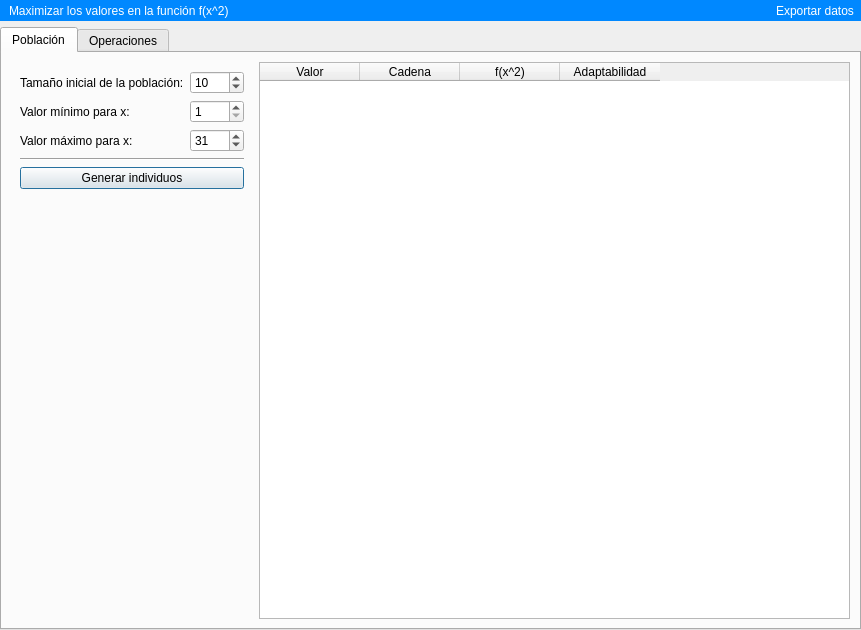
<?xml version="1.0" encoding="UTF-8"?>
<ui version="4.0">
 <class>Dialog</class>
 <widget class="QDialog" name="Dialog">
  <property name="geometry">
   <rect>
    <x>0</x>
    <y>0</y>
    <width>861</width>
    <height>630</height>
   </rect>
  </property>
  <property name="windowTitle">
   <string>Algoritmos genéticos</string>
  </property>
  <property name="styleSheet">
   <string notr="true">font: 12pt &quot;Calibri&quot;;</string>
  </property>
  <property name="modal">
   <bool>true</bool>
  </property>
  <layout class="QGridLayout" name="gridLayout_4">
   <property name="leftMargin">
    <number>0</number>
   </property>
   <property name="topMargin">
    <number>0</number>
   </property>
   <property name="rightMargin">
    <number>0</number>
   </property>
   <property name="bottomMargin">
    <number>0</number>
   </property>
   <item row="0" column="0">
    <widget class="QWidget" name="widget" native="true">
     <property name="styleSheet">
      <string notr="true">QToolButton{
	color: rgb(255, 255, 255);
}
QWidget #widget{
	color: rgb(255, 255, 255);
	background-color: rgb(0, 136, 255);
}
QLabel #as{
	
	color: rgb(255, 255, 255);
}</string>
     </property>
     <layout class="QGridLayout" name="gridLayout">
      <property name="leftMargin">
       <number>9</number>
      </property>
      <property name="topMargin">
       <number>0</number>
      </property>
      <property name="rightMargin">
       <number>0</number>
      </property>
      <property name="bottomMargin">
       <number>0</number>
      </property>
      <item row="0" column="1">
       <widget class="QLabel" name="as">
        <property name="styleSheet">
         <string notr="true">font: 75 12pt &quot;MS Shell Dlg 2&quot;;
color: rgb(255, 255, 255);</string>
        </property>
        <property name="text">
         <string>Maximizar los valores en la función f(x^2)</string>
        </property>
       </widget>
      </item>
      <item row="0" column="2">
       <widget class="QToolButton" name="exportar">
        <property name="text">
         <string>Exportar datos</string>
        </property>
        <property name="autoRaise">
         <bool>true</bool>
        </property>
       </widget>
      </item>
     </layout>
    </widget>
   </item>
   <item row="1" column="0">
    <widget class="QTabWidget" name="tabWidget">
     <property name="enabled">
      <bool>true</bool>
     </property>
     <property name="currentIndex">
      <number>0</number>
     </property>
     <widget class="QWidget" name="tab_2">
      <attribute name="title">
       <string>Población</string>
      </attribute>
      <layout class="QGridLayout" name="gridLayout_5">
       <item row="0" column="0">
        <widget class="QWidget" name="widget_3" native="true">
         <layout class="QGridLayout" name="gridLayout_2">
          <item row="4" column="0" colspan="2">
           <widget class="QPushButton" name="generar">
            <property name="text">
             <string>Generar individuos</string>
            </property>
           </widget>
          </item>
          <item row="1" column="1">
           <widget class="QSpinBox" name="min">
            <property name="minimum">
             <number>1</number>
            </property>
            <property name="maximum">
             <number>9999</number>
            </property>
           </widget>
          </item>
          <item row="1" column="0">
           <widget class="QLabel" name="label_3">
            <property name="text">
             <string>Valor mínimo para x:</string>
            </property>
           </widget>
          </item>
          <item row="2" column="0">
           <widget class="QLabel" name="label_4">
            <property name="text">
             <string>Valor máximo para x:</string>
            </property>
           </widget>
          </item>
          <item row="2" column="1">
           <widget class="QSpinBox" name="max">
            <property name="minimum">
             <number>1</number>
            </property>
            <property name="maximum">
             <number>9999</number>
            </property>
            <property name="value">
             <number>31</number>
            </property>
           </widget>
          </item>
          <item row="0" column="0">
           <widget class="QLabel" name="label_2">
            <property name="text">
             <string>Tamaño inicial de la población:</string>
            </property>
           </widget>
          </item>
          <item row="0" column="1">
           <widget class="QSpinBox" name="poblacion">
            <property name="maximum">
             <number>999</number>
            </property>
            <property name="value">
             <number>10</number>
            </property>
           </widget>
          </item>
          <item row="3" column="0" colspan="2">
           <widget class="Line" name="line">
            <property name="orientation">
             <enum>Qt::Horizontal</enum>
            </property>
           </widget>
          </item>
          <item row="5" column="0">
           <spacer name="verticalSpacer">
            <property name="orientation">
             <enum>Qt::Vertical</enum>
            </property>
            <property name="sizeHint" stdset="0">
             <size>
              <width>20</width>
              <height>40</height>
             </size>
            </property>
           </spacer>
          </item>
         </layout>
        </widget>
       </item>
       <item row="0" column="1">
        <widget class="QTableWidget" name="tabla1">
         <property name="alternatingRowColors">
          <bool>true</bool>
         </property>
         <property name="textElideMode">
          <enum>Qt::ElideMiddle</enum>
         </property>
         <column>
          <property name="text">
           <string>Valor</string>
          </property>
         </column>
         <column>
          <property name="text">
           <string>Cadena</string>
          </property>
         </column>
         <column>
          <property name="text">
           <string>f(x^2)</string>
          </property>
         </column>
         <column>
          <property name="text">
           <string>Adaptabilidad</string>
          </property>
         </column>
        </widget>
       </item>
      </layout>
     </widget>
     <widget class="QWidget" name="tab_3">
      <attribute name="title">
       <string>Operaciones</string>
      </attribute>
      <layout class="QGridLayout" name="gridLayout_3">
       <item row="0" column="0">
        <widget class="QLabel" name="label">
         <property name="text">
          <string>Probabilidad de mutación:</string>
         </property>
        </widget>
       </item>
       <item row="1" column="0">
        <widget class="QLabel" name="label_5">
         <property name="text">
          <string>Cantidad de individuos para la reproducción:</string>
         </property>
        </widget>
       </item>
       <item row="2" column="0">
        <widget class="QLabel" name="label_8">
         <property name="text">
          <string>Cantidad de generaciones:</string>
         </property>
        </widget>
       </item>
       <item row="2" column="2">
        <widget class="QSpinBox" name="generaciones">
         <property name="minimum">
          <number>1</number>
         </property>
         <property name="maximum">
          <number>9999</number>
         </property>
         <property name="value">
          <number>100</number>
         </property>
        </widget>
       </item>
       <item row="3" column="0" colspan="3">
        <widget class="QPlainTextEdit" name="logs">
         <property name="styleSheet">
          <string notr="true">background-color: rgb(0, 0, 0);
color: rgb(38, 255, 0);</string>
         </property>
         <property name="placeholderText">
          <string>Presione el botón 'Comenzar selección y cruzamiento'</string>
         </property>
        </widget>
       </item>
       <item row="1" column="2">
        <widget class="QSpinBox" name="indiv_reprod">
         <property name="minimum">
          <number>2</number>
         </property>
         <property name="value">
          <number>3</number>
         </property>
        </widget>
       </item>
       <item row="0" column="2">
        <widget class="QDoubleSpinBox" name="mutacion">
         <property name="maximum">
          <double>1.000000000000000</double>
         </property>
         <property name="value">
          <double>0.200000000000000</double>
         </property>
        </widget>
       </item>
       <item row="4" column="0" colspan="3">
        <widget class="QPushButton" name="start_selec">
         <property name="text">
          <string>Comenzar reproducción</string>
         </property>
        </widget>
       </item>
      </layout>
     </widget>
    </widget>
   </item>
  </layout>
 </widget>
 <resources/>
 <connections/>
</ui>
